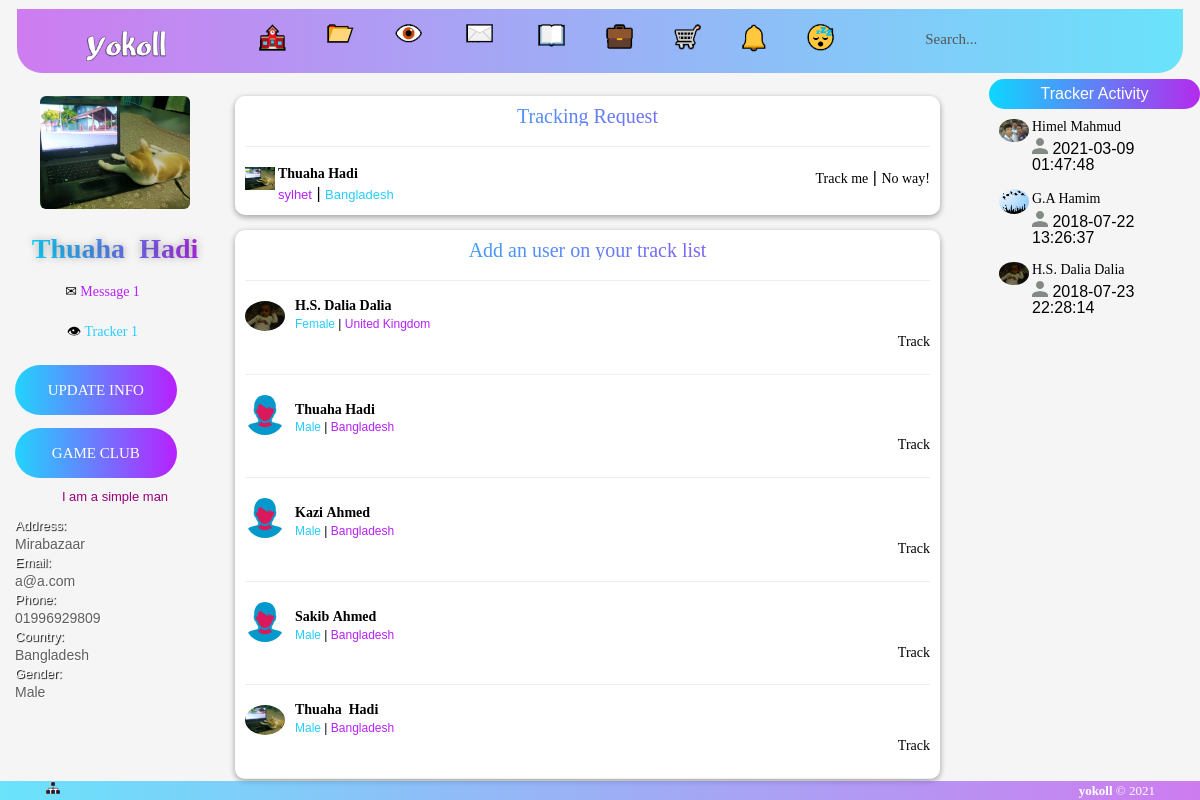
Page /gau_murobbi.php (signed in) on the committed database.
### tables this page shows
CREATE TABLE IF NOT EXISTS `members` (
`id` int(225) NOT NULL,
  `fname` varchar(100) NOT NULL,
  `lname` varchar(100) NOT NULL,
  `user` varchar(25) NOT NULL,
  `email` varchar(100) NOT NULL,
  `password` varchar(50) NOT NULL,
  `gender` varchar(100) NOT NULL,
  `address` varchar(300) NOT NULL,
  `city` varchar(100) NOT NULL,
  `country` varchar(50) NOT NULL,
  `contact` varchar(15) NOT NULL,
  `bday` varchar(100) NOT NULL,
  `profilepic` varchar(500) NOT NULL,
  `coverphoto` varchar(500) NOT NULL,
  `bio` varchar(250) NOT NULL,
  `experiences` varchar(200) NOT NULL,
  `primary_school` varchar(100) NOT NULL,
  `high_school` varchar(100) NOT NULL,
  `college` varchar(100) NOT NULL,
  `graduation_college` varchar(100) NOT NULL,
  `work` varchar(100) NOT NULL,
  `art_and_enter` varchar(200) NOT NULL,
  `home_address` varchar(100) NOT NULL,
  `home_city` varchar(100) NOT NULL,
  `home_country` varchar(100) NOT NULL,
  `home_contact` varchar(15) NOT NULL,
  `office_contact` varchar(15) NOT NULL,
  `sub_email` varchar(50) NOT NULL,
  `link` varchar(500) NOT NULL,
  `verified` varchar(200) NOT NULL,
  `real_time` datetime NOT NULL,
  `join_time` varchar(50) NOT NULL,
  `update_time` varchar(25) NOT NULL,
  `security_que` varchar(500) NOT NULL,
  `security_ans` text NOT NULL,
  `search_name` varchar(500) NOT NULL
);

### gau_murobbi.php (the view, shortened to what this page needs)
<?php include 'bin/access/social/header.php';?>
<div class="row-offcanvas row-offcanvas-left">
  <div id="sidebar" class="sidebar-offcanvas">
      <div class="col-md-12">
      <div class="static">
 <?php include 'bin/access/social/left_bar_content.php';?>
       </div>
      </div>
  </div>
 <div class="row">
              <div class="col-md-12">
         <div class="row">
              <div class="col-md-9">
              <div class="tracker_list">
             <div class="Right_h" align="center"><b>Tracking Request</b></div><hr/>
            <?php
								$dalia = mysql_query("SELECT * FROM friends WHERE requested='".$_SESSION['SESS_MEMBER_ID'] ."' and status='pending' ORDER BY requested ASC");
								while($tuhan = mysql_fetch_array($dalia))
								  {
								  $hami=$tuhan['addedby'];
								  $dalia1 = mysql_query("SELECT * FROM members WHERE user='$hami'");
								while($tuhan1 = mysql_fetch_array($dalia1))
								  {
			  echo '<div>';
			  echo '<div style="float:left">';
			  echo '<div style=" margin-right:3px; float:left">';
			  		echo '<img src="http://localhost/social/'.$tuhan1['profilepic'].'" height="30" width="30">';
					echo '</div>';
					echo '<div style="margin-top:-5px; float:right">';
					 echo  '<a href=http://localhost/social/user/'.$tuhan['addedby'] .'><strong>'.$tuhan1['fname'].' '.$tuhan1['lname'].'</strong></a><br/>';
					  echo  '<font size="2px" color="#b621ff">'.$tuhan1['city'].'</font>&nbsp;|&nbsp;<font size="2px" color="#27cefd">'. $tuhan1['country'].'</font>';
					echo '</div>';
				echo '</div>';
				echo '<div style="float:right">';
					echo '<a href=http://localhost/social/accept/'.$tuhan["id"] .'&amp;'.'uid='.$tuhan["addedby"].' title="Confirm request">'.'Track me'.'</a>';
					echo ' | ';
					echo '<a rel="facebox" href=http://localhost/social/tracker/list/out/'.$tuhan["id"] .' title="Delete request">'.'No way!'.'</a>';
					echo '</div>';
			   echo '</div>';
			   echo '<br><br><br/>';
								  }
								  }
				?>
              </div>
              </div>
              <div class="col-md-2"></div>
          </div>
          <div class="row">
              <div class="col-md-9">
              <div class="tracker_list">
             <div class="Right_h" align="center"><b>Add an user on your track list</b></div><hr/>
          <?php
			   $hamim8 = mysql_query("SELECT * FROM members ORDER BY RAND() LIMIT 20");
while($tuhan9 = mysql_fetch_array($hamim8))
  {
	  ?>
         <?php
					$commentid=$tuhan9["user"];
					$rrr=$_SESSION['SESS_MEMBER_ID'];
								$qry="SELECT * FROM friends WHERE addedby = '$rrr' AND requested = '$commentid' AND status='accepted'";
						$result=mysql_query($qry);
							if(mysql_num_rows($result) > 0) {?>
							<?php
							}else {
								?>
<img class="img-circle" src="http://localhost/social/<?php echo $tuhan9["profilepic"] ;?>" height="40px" width="40px">
          <div class="right_user">
        <strong><a href="http://localhost/social/user/<?php echo $tuhan9["user"];?>"><?php echo $tuhan9['fname'] . '&nbsp;'.$tuhan9['lname'] .'&nbsp;'.$tuhan9['verified'];?></a></strong></div>
        <div class="right_info">
        <font color="#27cefd"><?php echo $tuhan9["gender"];?></font>&nbsp;|&nbsp;<font color="#b621ff"><?php echo $tuhan9["country"];?></font>
        </div>
           <div align="right">
            <a href="http://localhost/social/tracker/list/addnew/<?php echo $tuhan9["user"];?>" title="Click to track this person">
							Track
                            </a>
                            </div>
                            <hr/>
                              <?php
							}
						?>
		<?php
				  }
				  ?>
              </div>
              </div>
              <div class="col-md-3"></div>
          </div>
              </div>
          </div>
<?php include 'bin/access/social/chat-bar.php';?>
<?php include 'bin/access/index/footer.php';?>

### bin/access/social/left_bar_content.php (shortened to what this page needs)
 <div align="center">
        <?php
					$dalia=$_SESSION['SESS_MEMBER_ID'];
								$hamim = mysql_query("SELECT * FROM members where user='$dalia'");
								while($tuhan = mysql_fetch_array($hamim))
								  {
			  ?>
			  <div class="row">
        <div class="col-md-12 col-sm-12">
			  <div align="center">
			  		<a title="Update Photo" href="http://localhost/social/update/picture/<?php echo $tuhan['user'];?>"><img src="http://localhost/social/<?php echo $tuhan['profilepic'];?>" height="150" width="150" class="img-responsive img-rounded"></a>
            </div>
     <br/>
     <div style="width:200px;">
         <strong><a href="http://localhost/social/user/<?php echo $tuhan['user'];?>" alt="Login as <?php echo $tuhan['fname'];?> <?php echo $tuhan['lname'];?>"><font class="name-font"><?php echo $tuhan['fname'];?>&nbsp;<?php echo $tuhan['lname'].$tuhan['verified'];?></font></a></strong>
         </div>
         </div>
			</div>
        <div class="row">
        <div class="col-md-12 col-sm-12">
        <div class="row">
     <div class="col-md-12">
         <div align="center">
         <a class="nav-link space" href="http://localhost/social/messages/" title="Unread Message" >✉ <font color="#b621ff"><b>Message <?php
$result11 = mysql_query("SELECT * FROM mess WHERE idPhong='".$_SESSION['SESS_MEMBER_ID'] ."' and status='unread'");
	$numberOfRows4 = MYSQL_NUMROWS($result11);
	echo '<font>' . $numberOfRows4 . '</font>';
	?></b></font></a>
     <a class="nav-link space" href="http://localhost/social/view/all/track/request/" title="Tracker Request" >👁‍ <font color="#27cefd"><b>Tracker  <?php
$result = mysql_query("SELECT * FROM friends WHERE requested='".$_SESSION['SESS_MEMBER_ID'] ."' and status='pending' ORDER BY requested ASC");
	$numberOfRows = MYSQL_NUMROWS($result);
	echo '<font>' . $numberOfRows . '</font>';
	?></b></font></a>
     </div>
            </div>
     </div>
        </div>
        </div>
       <div class="row">
        <div class="col-md-10 col-sm-12">
            <div align="center">
					<div class="container-login100-form-btn">
						<div class="wrap-login100-form-btn">
							<div class="login100-form-bgbtn"></div>
							<a title="Update Photo" href="http://localhost/social/update/info/<?php echo $tuhan['user'];?>"><button class="login100-form-btn">
								Update Info
							</button></a>
						</div>
					</div>
                <div class="container-login100-form-btn">
						<div class="wrap-login100-form-btn">
							<div class="login100-form-bgbtn"></div>
							<a title="🎲 GameClub" href="http://localhost/social/gameclub/" target="_blank"><button class="login100-form-btn">
								game club
							</button></a>
						</div>
					</div>
                </div>
           </div>
      </div>
        <div style="overflow: auto;">
       <div class="bio">
	   <?php echo $tuhan['bio'];?>
       </div>
       <div align="left">
           <ul>
               <li>
       <div class="basic-info">Address:</div>
       <div class="basic-info-fild">
	   <?php echo $tuhan['address'];?>
       </div>
                   </li>
               <li>
       <div class="basic-info">Email:</div>
	   <div class="basic-info-fild"><?php echo $tuhan['email'];?>
       </div>
               </li>
               <li>
       <div class="basic-info">Phone:</div>
       <div class="basic-info-fild">
	   <?php echo $tuhan['contact'];?>
       </div>
               </li>
                   <li>
       <div class="basic-info">Country:</div>
       <div class="basic-info-fild">
	   <?php echo $tuhan['country'];?>
       </div>
               </li>
                       <li>
       <div class="basic-info">Gender:</div>
       <div class="basic-info-fild">
	   <?php echo $tuhan['gender'];?>
       </div>
               </li>
         </ul>
       </div>
     </div>
       <?php
	    }
				?>
                </div>

### list_ban.php (shortened to what this page needs)
<?php
$cc = $_SESSION['SESS_MEMBER_ID'] ;
?>
             <?php
								$hamim2 = mysql_query("SELECT * FROM friends WHERE requested='".$_SESSION['SESS_MEMBER_ID'] ."' and status='accepted' ORDER BY requested ASC");
								while($dalia2 = mysql_fetch_array($hamim2))
								  {
								$mdth=$dalia2['addedby'];
            $sql = "SELECT * from members WHERE user='$mdth'";   $result = mysql_query($sql);
            while ($row = mysql_fetch_assoc($result)) {
                if ($row['id'] != $cc) {
            $datetime = date("Y-m-d H:i:s");
           $ngon = abs (strtotime($datetime) -strtotime($row['real_time']));
                    ?>
                    <li class="clearfix">
                        <img src="http://localhost/social/<?php echo $row["profilepic"]; ?>" height="30px" width="30px" class="img-circle responsive"/>
                        <div style="margin: -30px 0px 0px 33px;">
                            <div><a onclick="window.open('http://localhost/social/view/message/<?php echo $_SESSION['SESS_MEMBER_ID']; ?>&idb=<?php echo $row["user"]; ?>','_blank','height=800,width=400')" href='http://localhost/social/view/message/<?php echo $_SESSION['SESS_MEMBER_ID']; ?>&idb=<?php echo $row["user"]; ?>'><?php echo $row["fname"] . " " . $row["lname"] ?></a>  </div>
                            <div style="paddin-buttom:20px">
                                <?php
if ($ngon <100) {
             echo "<img src='http://localhost/social/bin/access/images/icon/connect.PNG'>  online";
         }
         else
         {
            echo"<img src='http://localhost/social/bin/access/images/icon/disconnect.PNG'> " . (string)$row['real_time'] ;
         }
?>
                            </div></br>
                        </div>
                    </li>
                    <?php
                }
            }
                                  }
            ?>

### bin/access/css/yokoll.css (style rules this page uses)
.space { margin-right:25px; }
body,html,.row-offcanvas { height:100%; }
body { padding-top: 0px; }
#sidebar { width: inherit; min-width: 220px; max-width: 220px; background-color:#f5f5f5; float: left; height:100%; position:relative; overflow-y:auto; overflow-x:hidden; }
.static { position: fixed; float: left; }
.name-font { font-size: 28px; background: linear-gradient(to right, rgba(13, 215, 255,10.0) , rgba(180, 43, 237,10.0)); -webkit-background-clip: text; -webkit-text-fill-color: transparent; text-shadow: 0px 0px 8px rgba(0, 0, 0,.3); }
.bio { margin-top:12px; height: 100% auto; width :190px; font:Cambria, "Hoefler Text", "Liberation Serif", Times, "Times New Roman", serif; font-size:13px; color:#9A007C; margin-bottom:16px; }
.basic-info { color: white; text-shadow: 1px 1px 1px #000000; margin-top:5px; margin-bottom:5px; position:relative; font-size:13px; }
.basic-info-fild { color: #5E5E5E; text-shadow: 1px 1px 1px #fff; margin-top:0px; position:relative; font-size:14px; }
.Right_h { font-size: 20px; font-family:Cambria, "Hoefler Text", "Liberation Serif", Times, "Times New Roman", serif; background: linear-gradient(to right, rgba(13, 215, 255,10.0) , rgba(180, 43, 237,10.0)); -webkit-background-clip: text; -webkit-text-fill-color: transparent; margin-bottom:10px; }
.right_user { margin: -40px 0px 0px 50px; }
.right_info { font-size: 12px; margin: 0px 0px 0px 50px; }
.tracker_list { width:100% auto; box-shadow: 0 2px 6px 0 rgba(0, 0, 0, 0.2), 0 2px 6px 0 rgba(0, 0, 0, 0.19); margin-bottom:15px; padding:10px 10px 0px 10px; border-radius:10px; background-color:#FFFFFF; }

### bin/access/css/chat-aria.css (style rules this page uses)
html, body, div, span, applet, object, iframe, h1, h2, h3, h4, h5, h6, p, blockquote, pre, a, abbr, acronym, address, big, cite, code, del, dfn, em, img, ins, kbd, q, s, samp, small, strike, strong, sub, sup, tt, var, b, u, i, center, dl, dt, dd, ol, ul, li, fieldset, form, label, legend, table, caption, tbody, tfoot, thead, tr, th, td, article, aside, canvas, details, embed, figure, figcaption, footer, header, hgroup, menu, nav, output, ruby, section, summary, time, mark, audio, video { margin: 0; padding: 0; border: 0; font-size: 100%; font: inherit; vertical-align: baseline; }
body { line-height: 1; }
ol, ul { list-style: none; }
html { width: 100%; }
body { width: 100%; color:#FFFFFF; }
@media (min-width: 768px) { body { font-size: 16px; } }
a { text-decoration: none; }
button { cursor: pointer; font-size: inherit; border: 0; }
strong { font-weight: 600; }
img { max-width: 100%; height: auto; }
* { box-sizing: border-box; }

### bin/access/css/main.css (style rules this page uses)
* { margin: 0px; padding: 0px; box-sizing: border-box; }
body, html { height: 100%; font-family: Poppins-Regular, sans-serif; color: #000000; }
a { font-family: Poppins-Regular; font-size: 14px; line-height: 1.7; color: #000000; margin: 0px; transition: all 0.4s; -webkit-transition: all 0.4s; -o-transition: all 0.4s; -moz-transition: all 0.4s; }
ul, li { margin: 0px; list-style-type: none; }
button { outline: none !important; border: none; background: transparent; }
.container-login100-form-btn { display: -webkit-box; display: -webkit-flex; display: -moz-box; display: -ms-flexbox; display: flex; flex-wrap: wrap; justify-content: center; padding-top: 13px; }
.wrap-login100-form-btn { width: 100%; display: block; position: relative; z-index: 1; border-radius: 25px; overflow: hidden; margin: 0 auto; }
.login100-form-bgbtn { position: absolute; z-index: -1; width: 300%; height: 100%; background: #a64bf4; background: -webkit-linear-gradient(right, #21d4fd, #b721ff, #21d4fd, #b721ff); background: -o-linear-gradient(right, #21d4fd, #b721ff, #21d4fd, #b721ff); background: -moz-linear-gradient(right, #21d4fd, #b721ff, #21d4fd, #b721ff); background: linear-gradient(right, #21d4fd, #b721ff, #21d4fd, #b721ff); top: 0; left: -100%; -webkit-transition: all 0.4s; -o-transition: all 0.4s; -moz-transition: all 0.4s; transition: all 0.4s; }
.login100-form-btn { font-family: Poppins-Medium; font-size: 15px; color: #fff; line-height: 1.2; text-transform: uppercase; display: -webkit-box; display: -webkit-flex; display: -moz-box; display: -ms-flexbox; display: flex; justify-content: center; align-items: center; padding: 0 20px; width: 100%; height: 50px; }

### rows in the picture
members: profilepic (picture), fname "Thuaha", lname "Hadi", numberOfRows4 "1", numberOfRows "1", bio "I am a simple man", address "Mirabazaar", email "a@a.com", contact "01996929809", country "Bangladesh", gender "Male", city "sylhet"
members: profilepic (picture), fname "H.S. Dalia", lname "Dalia", gender "Female", country "United Kingdom", real_time "2018-07-23 22:28:14"
members: profilepic (placeholder picture), fname "Thuaha", lname "Hadi", gender "Male", country "Bangladesh"
members: profilepic (placeholder picture), fname "Kazi", lname "Ahmed", gender "Male", country "Bangladesh"
members: profilepic (placeholder picture), fname "Sakib", lname "Ahmed", gender "Male", country "Bangladesh"
members: profilepic (picture), fname "Himel", lname "Mahmud", real_time "2021-03-09 01:47:48"
members: profilepic (picture), fname "G.A", lname "Hamim", real_time "2018-07-22 13:26:37"
